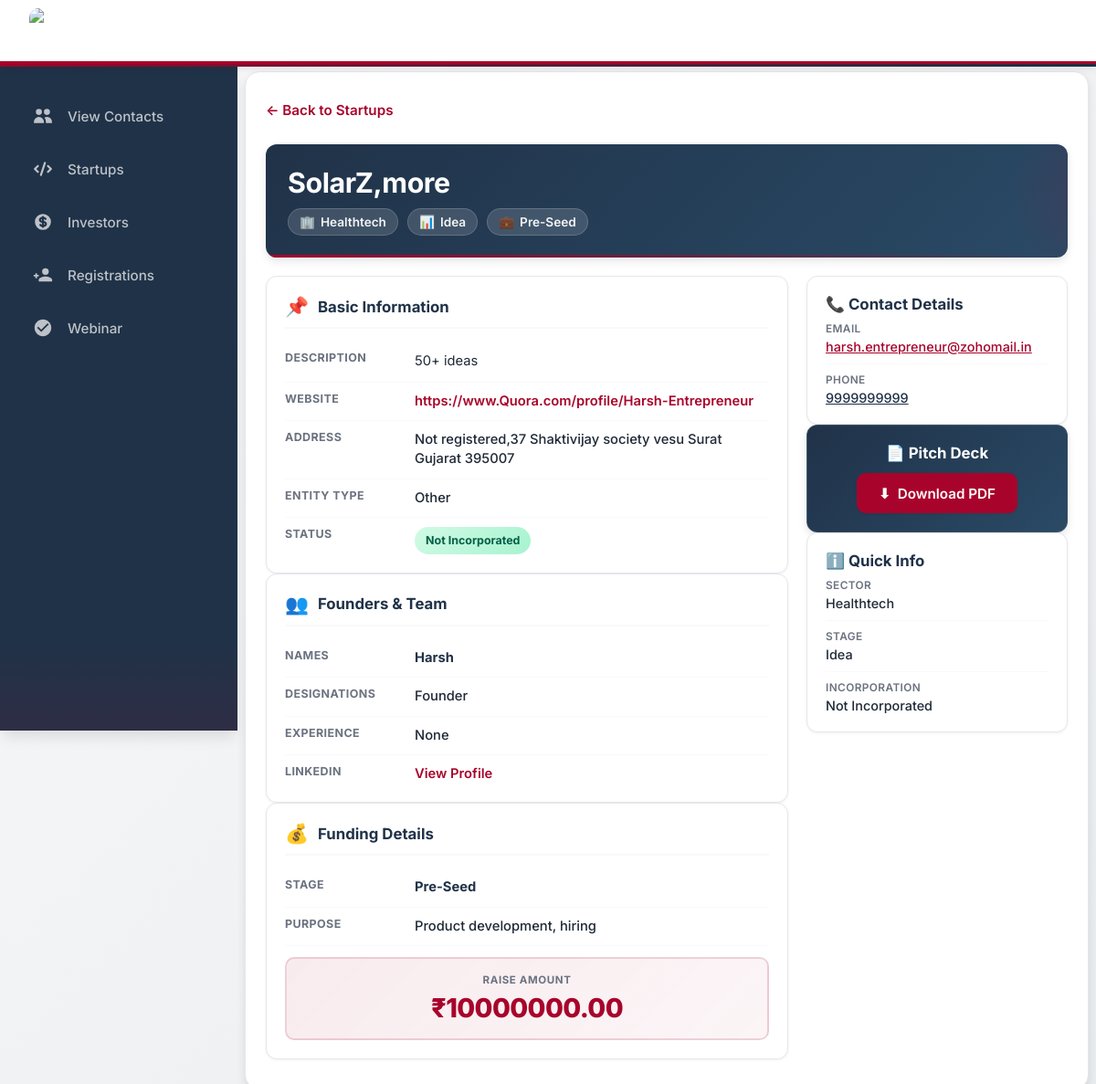
The app's page /startups/2/ with its own data.
### AurexApp/models.py (models this page shows, shortened)
class StartupApplication(models.Model):
    startup_name = models.CharField(max_length=255)
    incorporation_status = models.CharField(max_length=50)
    entity_type = models.CharField(max_length=50)
    incorporation_date = models.DateField(null=True, blank=True)
    website = models.CharField(max_length=255, blank=True)
    description = models.CharField(max_length=255)
    address = models.TextField()
    sector = models.CharField(max_length=100)
    founders = models.CharField(max_length=255)
    designations = models.CharField(max_length=255)
    full_time = models.CharField(max_length=10)
    linkedin = models.TextField(blank=True)
    experience = models.TextField(blank=True)
    email = models.EmailField()
    phone = models.CharField(max_length=20)
    stage = models.CharField(max_length=50)
    bootstrapped = models.CharField(max_length=10)
    capital = models.DecimalField(max_digits=15, decimal_places=2, null=True, blank=True)
    revenue = models.DecimalField(max_digits=15, decimal_places=2, null=True, blank=True)
    burn = models.DecimalField(max_digits=15, decimal_places=2, null=True, blank=True)
    traction = models.TextField(blank=True)
    raise_amount = models.DecimalField(max_digits=15, decimal_places=2)
    funding_stage = models.CharField(max_length=50)
    purpose = models.TextField()
    pitch_deck = models.FileField(upload_to="pitch_decks/", null=True, blank=True)
    created_at = models.DateTimeField(auto_now_add=True)

### AurexApp/views.py (the view)
# urls.py: path("startups/<int:pk>/", startup_detail, name="startup_detail"),
def startup_detail(request, pk):
    startup = get_object_or_404(StartupApplication, pk=pk)
    return render(request, "startup_detail.html", {
        "startup": startup
    })

### AurexApp/templates/startup_detail.html (shortened to what this page needs)
{% extends "base.html" %}
{% block content %}
<div class="startup-detail-container">
    <a href="{% url 'startup_list' %}" class="back-btn">
        ← Back to Startups
    </a>
    <div class="startup-header">
        <div class="header-content">
            <h1>{{ startup.startup_name }}</h1>
            <div class="header-meta">
                <span class="meta-badge"><span>🏢</span> {{ startup.sector|default:"—" }}</span>
                <span class="meta-badge"><span>📊</span> {{ startup.stage|default:"—" }}</span>
                <span class="meta-badge"><span>💼</span> {{ startup.funding_stage|default:"—" }}</span>
            </div>
        </div>
    </div>
    <div class="content-grid">
        <div>
            <div class="section">
                <div class="section-header">
                    <span class="section-icon">📌</span>
                    <h3>Basic Information</h3>
                </div>
                <div class="info-item">
                    <span class="info-label">Description</span>
                    <p class="description-text">{{ startup.description|default:"—" }}</p>
                </div>
                <div class="info-item">
                    <span class="info-label">Website</span>
                    <span class="info-value">
                        {% if startup.website %}
                            <a href="{{ startup.website }}" target="_blank" rel="noopener">{{ startup.website }}</a>
                        {% else %}—{% endif %}
                    </span>
                </div>
                <div class="info-item">
                    <span class="info-label">Address</span>
                    <span class="info-value">{{ startup.address|default:"—" }}</span>
                </div>
                <div class="info-item">
                    <span class="info-label">Entity Type</span>
                    <span class="info-value">{{ startup.entity_type|default:"—" }}</span>
                </div>
                <div class="info-item">
                    <span class="info-label">Status</span>
                    <span class="info-value">
                        <span class="status-badge">{{ startup.incorporation_status|default:"—" }}</span>
                    </span>
                </div>
            </div>
            <div class="section">
                <div class="section-header">
                    <span class="section-icon">👥</span>
                    <h3>Founders & Team</h3>
                </div>
                <div class="info-item">
                    <span class="info-label">Names</span>
                    <span class="info-value"><strong>{{ startup.founders|default:"—" }}</strong></span>
                </div>
                <div class="info-item">
                    <span class="info-label">Designations</span>
                    <span class="info-value">{{ startup.designations|default:"—" }}</span>
                </div>
                <div class="info-item">
                    <span class="info-label">Experience</span>
                    <span class="info-value">{{ startup.experience|default:"—" }}</span>
                </div>
                <div class="info-item">
                    <span class="info-label">LinkedIn</span>
                    <span class="info-value">
                        {% if startup.linkedin %}
                            <a href="{{ startup.linkedin }}" target="_blank" rel="noopener">View Profile</a>
                        {% else %}—{% endif %}
                    </span>
                </div>
            </div>
            <div class="section">
                <div class="section-header">
                    <span class="section-icon">💰</span>
                    <h3>Funding Details</h3>
                </div>
                <div class="info-item">
                    <span class="info-label">Stage</span>
                    <span class="info-value"><strong>{{ startup.funding_stage|default:"—" }}</strong></span>
                </div>
                <div class="info-item">
                    <span class="info-label">Purpose</span>
                    <span class="info-value">{{ startup.purpose|default:"—" }}</span>
                </div>
                <div class="funding-highlight">
                    <div class="funding-label">Raise Amount</div>
                    <div class="funding-amount">₹{{ startup.raise_amount|default:"—" }}</div>
                </div>
            </div>
        </div>
        <div>
            <div class="sidebar-section">
                <h4><span>📞</span> Contact Details</h4>
                <div class="sidebar-item">
                    <span class="sidebar-label">Email</span>
                    <div class="sidebar-value">
                        <a href="mailto:{{ startup.email }}" style="color: var(--accent-red);">
                            {{ startup.email|default:"—" }}
                        </a>
                    </div>
                </div>
                <div class="sidebar-item">
                    <span class="sidebar-label">Phone</span>
                    <div class="sidebar-value">
                        <a href="tel:{{ startup.phone }}" style="color: var(--primary-dark);">
                            {{ startup.phone|default:"—" }}
                        </a>
                    </div>
                </div>
            </div>
            {% if startup.pitch_deck %}
            <div class="pitch-deck-section">
                <h3><span>📄</span> Pitch Deck</h3>
                <a href="{{ startup.pitch_deck.url }}" target="_blank" class="download-btn">
                    <span>⬇</span> Download PDF
                </a>
            </div>
            {% endif %}
            <div class="sidebar-section">
                <h4><span>ℹ️</span> Quick Info</h4>
                <div class="sidebar-item">
                    <span class="sidebar-label">Sector</span>
                    <div class="sidebar-value">{{ startup.sector|default:"—" }}</div>
                </div>
                <div class="sidebar-item">
                    <span class="sidebar-label">Stage</span>
                    <div class="sidebar-value">{{ startup.stage|default:"—" }}</div>
                </div>
                <div class="sidebar-item">
                    <span class="sidebar-label">Incorporation</span>
                    <div class="sidebar-value">{{ startup.incorporation_status|default:"—" }}</div>
                </div>
            </div>
        </div>
    </div>
</div>
{% endblock %}

### AurexApp/templates/base.html (style rules this page uses)
* { margin: 0; padding: 0; box-sizing: border-box; }
:root { --primary-dark: #203248; --accent-red: #a8042b; --white: #ffffff; --light-gray: #f8f9fa; --border-color: #e5e7eb; --text-primary: #1f2937; --text-secondary: #6b7280; --shadow-sm: 0 1px 2px 0 rgba(0, 0, 0, 0.05); --shadow-md: 0 4px 6px -1px rgba(0, 0, 0, 0.1); --shadow-lg: 0 10px 15px -3px rgba(0, 0, 0, 0.1); --transition: all 0.3s cubic-bezier(0.4, 0, 0.2, 1); }
body { font-family: 'Inter', -apple-system, BlinkMacSystemFont, 'Segoe UI', sans-serif; background: linear-gradient(135deg, #f8f9fa 0%, #e9ecef 100%); color: var(--text-primary); overflow-x: hidden; }

### records on screen
StartupApplication: startup_name "SolarZ,more", sector "Healthtech", stage "Idea", funding_stage "Pre-Seed", description "50+ ideas", website "https://www.Quora.com/profile/Harsh-Entrepreneur", address "Not registered,37 Shaktivijay society vesu Surat Gujarat 395007", entity_type "Other", incorporation_status "Not Incorporated", founders "Harsh", designations "Founder", experience "None", purpose "Product development, hiring", raise_amount "10000000.00", email "harsh.entrepreneur@zohomail.in", phone "9999999999"
